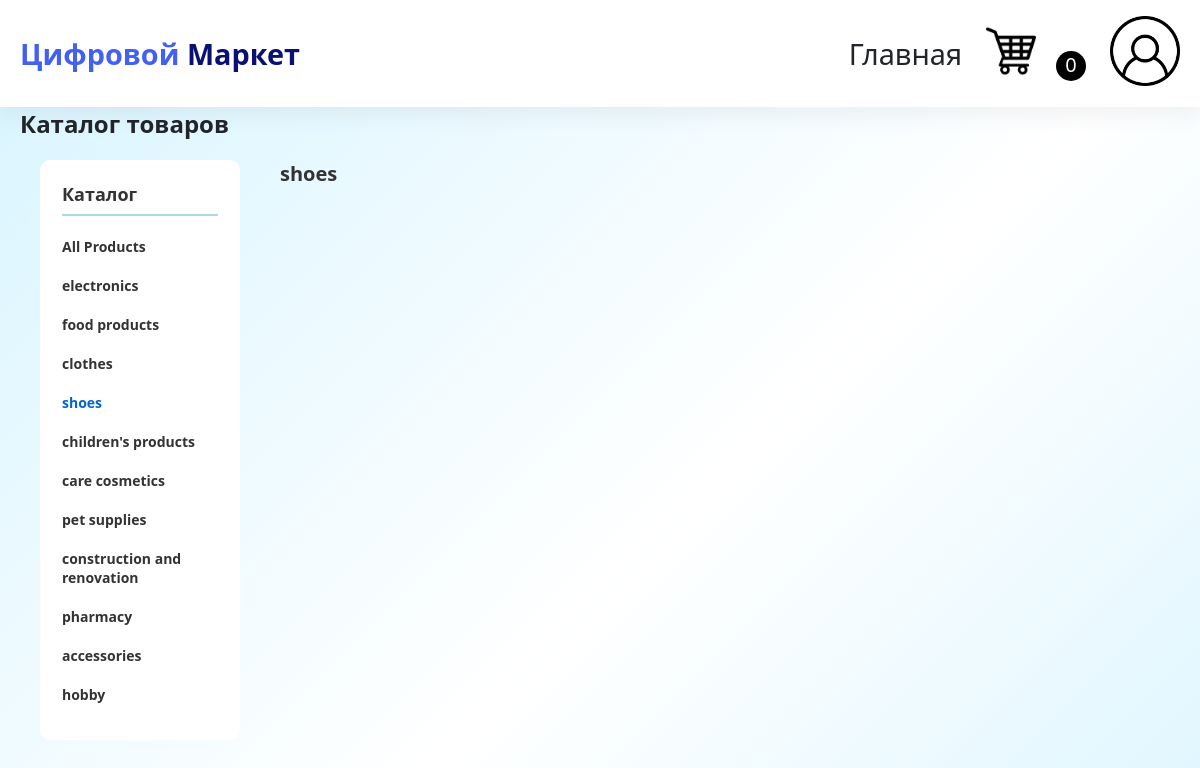
Screenshot of /?type_products=4 with the database file from the repository.
### tables this page shows
CREATE TABLE Type_products (
            id iNTEGER PRIMARY KEY AUTOINCREMENT,
            name TEXT NOT NULL

        );

### app.py (the view)
@app.route("/")
def index():
    products = database.get_products()
    type_products = database.get_all_type_products()
    selected_type = request.args.get("type_products")
    cur_type = request.args.get("type_products")
    cart = session.get("cart", {})
    cart = database.validate_cart(cart)
    cart_count = len(cart)
    if selected_type == "all" or selected_type == None:
        products = database.get_products()
    else:
        products = database.get_type_products(selected_type)
    print(selected_type)
    return render_template("index.html", products=products, type_products=type_products, cart=cart, cart_count=cart_count, type_user=session.get("type_user"), user_id=session.get("user_id"), cur_type=cur_type)

### app.py (called while the page is built)
@app.context_processor
def utility_processor():
    def get_cart_count():
        cart = session.get("cart", {})
        cart = database.validate_cart(cart)
        return len(cart)
    return dict(cart_count=get_cart_count())

### database.py (called while the page is built)
def get_products():
    conn = sqlite3.connect("shop.db")
    cursor = conn.cursor()
    cursor.execute("""SELECT products.id, products.name, products.price, Type_products.name, products.description, products.image FROM products
                   JOIN Type_products ON products.type_products = Type_products.id""")
    products = cursor.fetchall()
    conn.close()
    return products

def get_type_products(type_products):
    conn = sqlite3.connect("shop.db")
    cursor = conn.cursor()
    cursor.execute("""SELECT * FROM products WHERE type_products = ? """, (type_products, ))
    products = cursor.fetchall()
    conn.close()
    return products

def get_all_type_products():
    conn = sqlite3.connect("shop.db")
    cursor = conn.cursor()
    cursor.execute("""SELECT * FROM Type_products """)
    products = cursor.fetchall()
    conn.close()
    return products

def validate_cart(cart):
    conn = sqlite3.connect("shop.db")
    cursor = conn.cursor()
    ids = list(cart.keys())
    for i in ids:
        cursor.execute("SELECT * FROM products WHERE id=?", (int(i),))
        product = cursor.fetchone()
        if not product:
            del cart[i]
    return cart

### templates/index.html (shortened to what this page needs)
<!DOCTYPE html>
<html lang="en">
<head>
    <link rel="stylesheet" href="{{ url_for('static', filename='css/style.css') }}">
</head>
<body>
    {% include '_navbar.html' %}
    <div class="container">
        <h2>Каталог товаров</h2>
            <div class="index-layout">
        <div class="catalog-sidebar">
            <h3>Каталог</h3>
            <ul class="catalog-list">
                <li><a href="{{ url_for('index') }}" {% if not cur_type or cur_type == 'all' %}class="active"{% endif %}>All Products</a></li>
                {% for type in type_products %}
                <li>
                    <a href="{{ url_for('index', type_products=type[0]) }}"
                       {% if cur_type == type[0]|string %}class="active"{% endif %}>
                        {{ type[1] }}
                    </a>
                </li>
                {% endfor %}
            </ul>
        </div>
             <div class="products-right">
                <h2>
                    {% if not cur_type or cur_type == 'all' %}
                    {% else %}
                        {% for type in type_products %}
                            {% if type[0] == cur_type|int %}
                                {{ type[1] }}
                            {% endif %}
                        {% endfor %}
                    {% endif %}
                </h2>
                <div class="products-row">
                </div>
            </div>
        </div>
    </div>
</body>
</html>

### static/css/style.css (style rules this page uses)
* { margin: 0; padding: 0; box-sizing: border-box; }
:root { --primary: #4361ee; --primary-dark: #3a0ca3; --danger: #e63946; --light-gray: #e9ecef; --shadow: 0 10px 20px rgba(0,0,0,0.05); --border-radius: 12px; }
body { font-family: 'Segoe UI', Tahoma, Geneva, Verdana, sans-serif; background-color: #f5f7fb; color: #212529; }
.container { max-width: 1280px; margin: 0 auto; padding: 0 20px; }
.index-layout { display: flex; max-width: 1200px; margin: 20px auto; padding: 0 20px; gap: 40px; }
.catalog-sidebar { width: 200px; flex-shrink: 0; }
.catalog-sidebar h3 { font-size: 18px; font-weight: 600; margin-bottom: 15px; color: #333; }
.catalog-list { list-style: none; padding: 0; margin: 0; }
.catalog-list li { margin-bottom: 8px; }
.catalog-list a { text-decoration: none; color: #333; font-size: 14px; display: block; padding: 4px 0; transition: color 0.2s; }
.catalog-list a.active { color: #0066cc; font-weight: 500; }
.products-right { flex: 1; }
.products-right h2 { font-size: 20px; margin-bottom: 20px; color: #333; }
.products-row { display: flex; flex-wrap: wrap; gap: 20px; }
.catalog-sidebar { width: 200px; flex-shrink: 0; border: 2px solid #ffffff; border-radius: 10px; padding: 20px; background: white; display: flex; flex-direction: column; }
.catalog-sidebar ul { flex: 1; display: flex; flex-direction: column; justify-content: space-between; }
.catalog-sidebar h3 { font-size: 18px; font-weight: 800; margin-bottom: 15px; color: #333; padding-bottom: 8px; border-bottom: 2px solid #add8e6; }
.catalog-list a { text-decoration: none; color: #333; font-size: 14px; font-weight: 700; display: block; padding: 6px 0; transition: color 0.2s; }
.catalog-list a.active { color: #0066cc; font-weight: 800; }
body { background: linear-gradient(135deg, #d7f4ff 0%, #ffffff 30%, #e0f6ff 50%, #aebafa 100%); background-size: 200% 200%; animation: gradientShift 4s ease infinite; min-height: 100vh; }

### rows the page displays
Type_products: name "electronics"
Type_products: name "food products"
Type_products: name "clothes"
Type_products: name "shoes"
Type_products: name "children's products"
Type_products: name "care cosmetics"
Type_products: name "pet supplies"
Type_products: name "construction and renovation"
Type_products: name "pharmacy"
Type_products: name "accessories"
Type_products: name "hobby"
